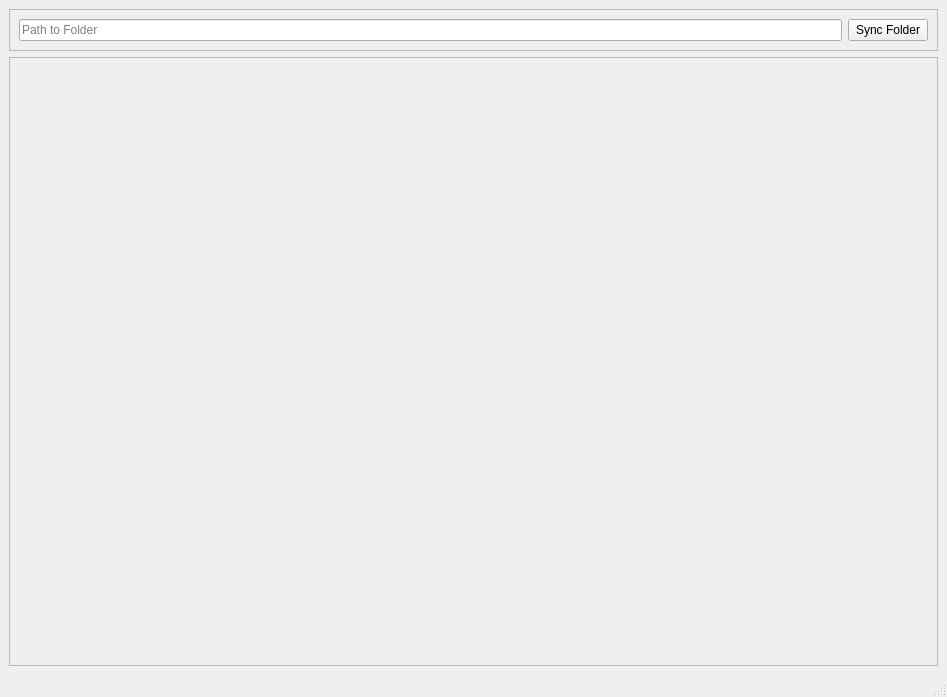
<?xml version="1.0" encoding="UTF-8"?>
<ui version="4.0">
 <class>MainWindow</class>
 <widget class="QMainWindow" name="MainWindow">
  <property name="geometry">
   <rect>
    <x>0</x>
    <y>0</y>
    <width>947</width>
    <height>697</height>
   </rect>
  </property>
  <property name="windowTitle">
   <string>MainWindow</string>
  </property>
  <widget class="QWidget" name="centralwidget">
   <layout class="QGridLayout" name="gridLayout_2">
    <item row="0" column="0">
     <widget class="QFrame" name="frame">
      <property name="sizePolicy">
       <sizepolicy hsizetype="Preferred" vsizetype="Maximum">
        <horstretch>0</horstretch>
        <verstretch>0</verstretch>
       </sizepolicy>
      </property>
      <property name="frameShape">
       <enum>QFrame::StyledPanel</enum>
      </property>
      <property name="frameShadow">
       <enum>QFrame::Raised</enum>
      </property>
      <layout class="QGridLayout" name="gridLayout">
       <item row="0" column="0">
        <widget class="QLineEdit" name="wallpaperFolder">
         <property name="placeholderText">
          <string>Path to Folder</string>
         </property>
        </widget>
       </item>
       <item row="0" column="1">
        <widget class="QPushButton" name="pushButton">
         <property name="text">
          <string>Sync Folder</string>
         </property>
        </widget>
       </item>
      </layout>
     </widget>
    </item>
    <item row="1" column="0">
     <widget class="QScrollArea" name="scrollArea">
      <property name="widgetResizable">
       <bool>true</bool>
      </property>
      <widget class="QWidget" name="scrollAreaWidgetContents">
       <property name="geometry">
        <rect>
         <x>0</x>
         <y>0</y>
         <width>931</width>
         <height>572</height>
        </rect>
       </property>
       <layout class="QGridLayout" name="gridLayout_3"/>
      </widget>
     </widget>
    </item>
   </layout>
  </widget>
  <widget class="QMenuBar" name="menubar">
   <property name="geometry">
    <rect>
     <x>0</x>
     <y>0</y>
     <width>947</width>
     <height>30</height>
    </rect>
   </property>
  </widget>
  <widget class="QStatusBar" name="statusbar"/>
 </widget>
 <resources/>
 <connections/>
</ui>
